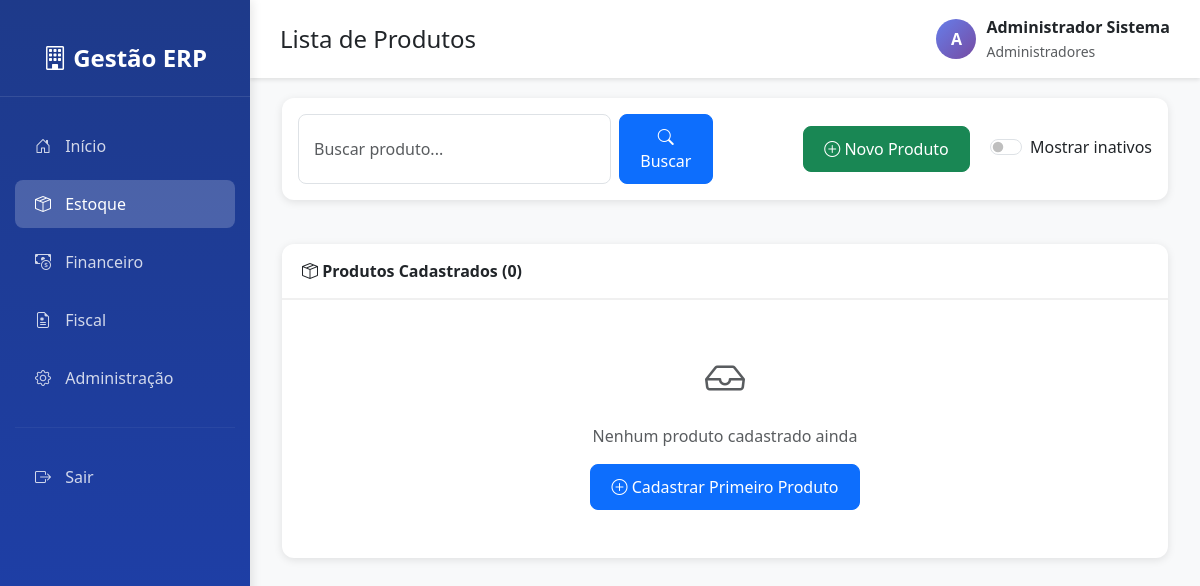
/estoque/produtos/ (signed in), run on an earlier commit of the app's database.
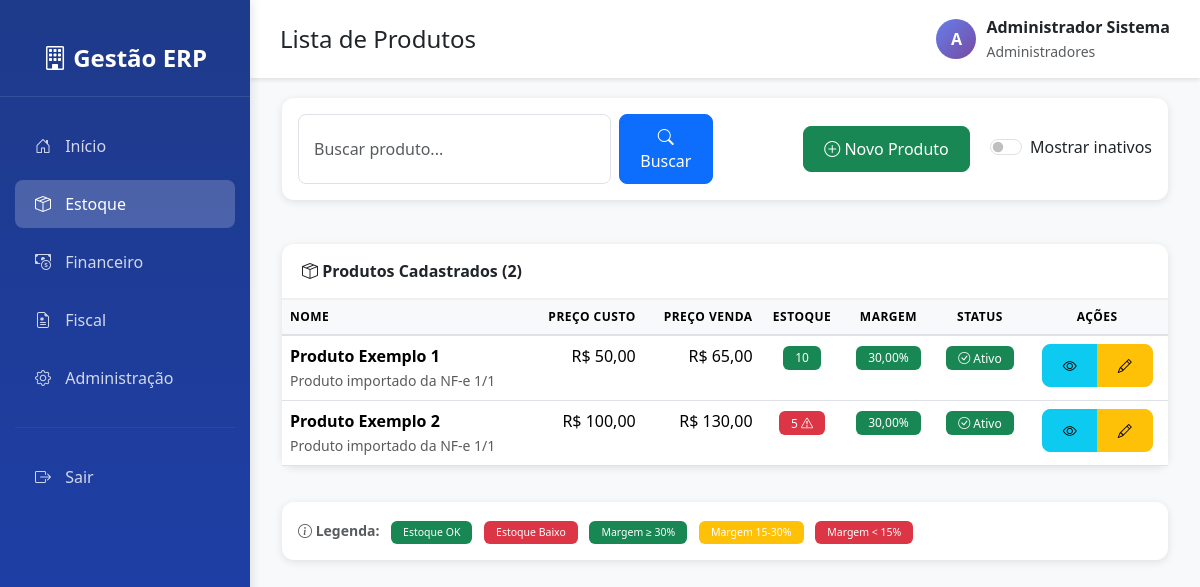
And on a later commit of the database.
### estoque/models.py (models this page shows, shortened)
class Produto(models.Model):
    nome = models.CharField(
        max_length=200,
        verbose_name="Nome do Produto",
        help_text="Nome completo do produto"
    )
    descricao = models.TextField(
        blank=True,
        null=True,
        verbose_name="Descrição",
        help_text="Descrição detalhada do produto (opcional)"
    )
    preco_custo = models.DecimalField(
        max_digits=10,
        decimal_places=2,
        validators=[MinValueValidator(Decimal('0.01'))],
        verbose_name="Preço de Custo",
        help_text="Valor pago pelo produto (custo de aquisição)"
    )
    preco_venda = models.DecimalField(
        max_digits=10,
        decimal_places=2,
        validators=[MinValueValidator(Decimal('0.01'))],
        verbose_name="Preço de Venda",
        help_text="Valor de venda do produto ao cliente"
    )
    estoque_atual = models.IntegerField(
        default=0,
        validators=[MinValueValidator(0)],
        verbose_name="Estoque Atual",
        help_text="Quantidade disponível em estoque"
    )
    estoque_minimo = models.IntegerField(
        default=10,
        validators=[MinValueValidator(0)],
        verbose_name="Estoque Mínimo",
        help_text="Quantidade mínima para alerta de reposição"
    )
    ativo = models.BooleanField(
        default=True,
        verbose_name="Produto Ativo",
        help_text="Indica se o produto está disponível para movimentação"
    )
    usuario_criacao = models.ForeignKey(
        User,
        on_delete=models.PROTECT,
        related_name='produtos_criados',
        default=1,
        verbose_name="Criado por",
        help_text="Usuário que cadastrou o produto"
    )
    data_criacao = models.DateTimeField(
        auto_now_add=True,
        verbose_name="Data de Criação"
    )
    usuario_modificacao = models.ForeignKey(
        User,
        on_delete=models.PROTECT,
        related_name='produtos_modificados',
        null=True,
        blank=True,
        verbose_name="Modificado por",
        help_text="Último usuário que modificou o produto"
    )
    data_modificacao = models.DateTimeField(
        auto_now=True,
        verbose_name="Data de Modificação"
    )
    class Meta:
        verbose_name = "Produto"
        verbose_name_plural = "Produtos"
        ordering = ['nome']  # Ordenar alfabeticamente por nome
    def calcular_margem_lucro(self):
        if self.preco_custo > 0:
            margem = ((self.preco_venda - self.preco_custo) / self.preco_custo) * 100
            return round(margem, 2)
        return Decimal('0.00')
    def estoque_baixo(self):
        return self.estoque_atual < self.estoque_minimo

### estoque/views.py (the view)
# urls.py: path('produtos/', views.lista_produtos, name='lista_produtos'),
@login_required
def lista_produtos(request):
    busca = request.GET.get('busca', '')
    mostrar_inativos = request.GET.get('inativos', 'false') == 'true'
    produtos = Produto.objects.all()
    if busca:
        produtos = produtos.filter(
            Q(nome__icontains=busca) | Q(descricao__icontains=busca)
        )
    if not mostrar_inativos:
        produtos = produtos.filter(ativo=True)
    produtos = produtos.order_by('nome').select_related(
        'usuario_criacao', 'usuario_modificacao'
    )
    context = {
        'produtos': produtos,
        'busca': busca,
        'mostrar_inativos': mostrar_inativos,
    }
    return render(request, 'estoque/lista_produtos.html', context)

### templates/estoque/lista_produtos.html (shortened to what the changed rows need)
{% extends 'base.html' %}
{% block content %}
<div class="container-fluid">
    <div class="row">
        <div class="col-12">
            <div class="card">
                <div class="card-header">
                    <i class="bi bi-box-seam"></i>
                    Produtos Cadastrados ({{ produtos|length }})
                </div>
                <div class="card-body p-0">
                    {% if produtos %}
                    <div class="table-responsive">
                        <table class="table table-hover mb-0">
                            <thead>
                                <tr>
                                    <th>Nome</th>
                                    <th class="text-end">Preço Custo</th>
                                    <th class="text-end">Preço Venda</th>
                                    <th class="text-center">Estoque</th>
                                    <th class="text-center">Margem</th>
                                    <th class="text-center">Status</th>
                                    <th class="text-center">Ações</th>
                                </tr>
                            </thead>
                            <tbody>
                                {% for produto in produtos %}
                                <tr {% if not produto.ativo %}class="table-secondary"{% endif %}>
                                    <td>
                                        <strong>{{ produto.nome }}</strong>
                                        {% if produto.descricao %}
                                        <br>
                                        <small class="text-muted">{{ produto.descricao|truncatewords:10 }}</small>
                                        {% endif %}
                                    </td>
                                    <td class="text-end">R$ {{ produto.preco_custo|floatformat:2 }}</td>
                                    <td class="text-end">R$ {{ produto.preco_venda|floatformat:2 }}</td>
                                    <td class="text-center">
                                        {% if produto.estoque_baixo %}
                                        <span class="badge bg-danger">
                                            {{ produto.estoque_atual }}
                                            <i class="bi bi-exclamation-triangle"></i>
                                        </span>
                                        {% else %}
                                        <span class="badge bg-success">{{ produto.estoque_atual }}</span>
                                        {% endif %}
                                    </td>
                                    <td class="text-center">
                                        {% with margem=produto.calcular_margem_lucro %}
                                        <span class="badge {% if margem >= 30 %}bg-success{% elif margem >= 15 %}bg-warning{% else %}bg-danger{% endif %}">
                                            {{ margem }}%
                                        </span>
                                        {% endwith %}
                                    </td>
                                    <td class="text-center">
                                        {% if produto.ativo %}
                                        <span class="badge bg-success">
                                            <i class="bi bi-check-circle"></i> Ativo
                                        </span>
                                        {% else %}
                                        <span class="badge bg-secondary">
                                            <i class="bi bi-x-circle"></i> Inativo
                                        </span>
                                        {% endif %}
                                    </td>
                                    <td class="text-center">
                                        <div class="btn-group btn-group-sm">
                                            <a href="{% url 'estoque:detalhes_produto' produto.id %}"
                                               class="btn btn-info"
                                               title="Ver detalhes">
                                                <i class="bi bi-eye"></i>
                                            </a>
                                            {% if perms.estoque.change_produto %}
                                            <a href="{% url 'admin:estoque_produto_change' produto.id %}"
                                               class="btn btn-warning"
                                               title="Editar">
                                                <i class="bi bi-pencil"></i>
                                            </a>
                                            {% endif %}
                                        </div>
                                    </td>
                                </tr>
                                {% endfor %}
                            </tbody>
                        </table>
                    </div>
                    {% else %}
                    <div class="text-center py-5">
                        <i class="bi bi-inbox fs-1 text-muted"></i>
                        <p class="text-muted mt-3">
                            {% if busca %}
                            Nenhum produto encontrado para "{{ busca }}"
                            {% else %}
                            Nenhum produto cadastrado ainda
                            {% endif %}
                        </p>
                        {% if perms.estoque.add_produto %}
                        <a href="{% url 'estoque:cadastrar_produto' %}" class="btn btn-primary">
                            <i class="bi bi-plus-circle"></i> Cadastrar Primeiro Produto
                        </a>
                        {% endif %}
                    </div>
                    {% endif %}
                </div>
            </div>
        </div>
    </div>
    {% if produtos %}
    <div class="row mt-3">
        <div class="col-12">
            <div class="card">
                <div class="card-body">
                    <small class="text-muted">
                        <i class="bi bi-info-circle"></i> <strong>Legenda:</strong>
                        <span class="badge bg-success ms-2">Estoque OK</span>
                        <span class="badge bg-danger ms-2">Estoque Baixo</span>
                        <span class="badge bg-success ms-2">Margem ≥ 30%</span>
                        <span class="badge bg-warning ms-2">Margem 15-30%</span>
                        <span class="badge bg-danger ms-2">Margem < 15%</span>
                    </small>
                </div>
            </div>
        </div>
    </div>
    {% endif %}
</div>
{% endblock %}

What changed in the data, as far as the page shows it:
added Produto: nome "Produto Exemplo 1", descricao "Produto importado da NF-e 1/1", preco_custo "50,00", preco_venda "65,00", estoque_atual "10", calcular_margem_lucro "30,00", ativo True (drawn)
added Produto: nome "Produto Exemplo 2", descricao "Produto importado da NF-e 1/1", preco_custo "100,00", preco_venda "130,00", estoque_atual "5", calcular_margem_lucro "30,00", ativo True (drawn)
Also different on the page:
{{ produtos|length }}: "0" → "2"
text no longer shown: "Nenhum produto cadastrado ainda Cadastrar Primeiro Produto"
text now shown: "NOME PREÇO CUSTO PREÇO VENDA ESTOQUE MARGEM STATUS AÇÕES Legenda: Estoque OK Estoque Baixo Margem ≥ 30% Margem 15-30% Margem < 15%"
